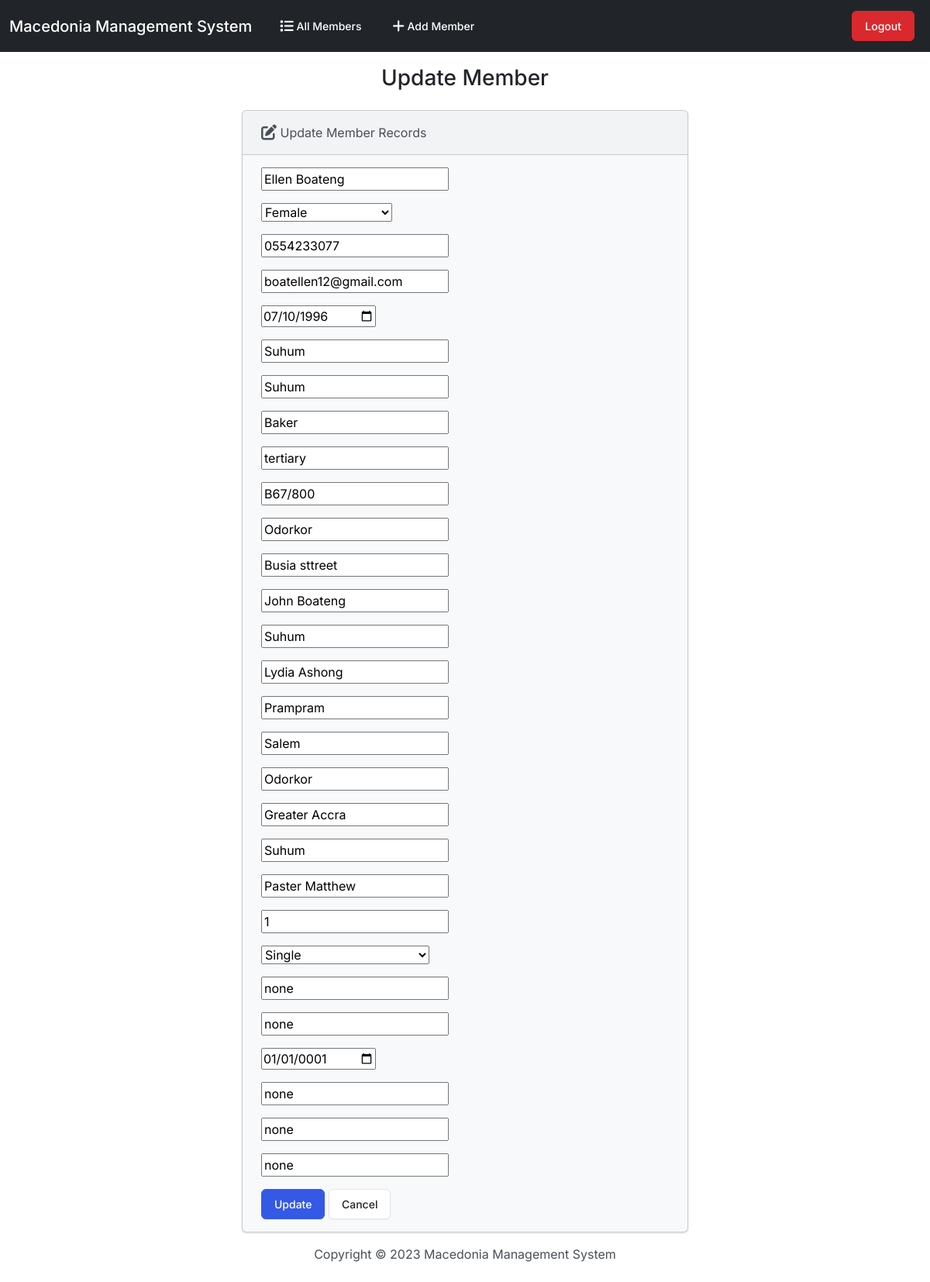
The app's page /edit/4/ (signed in) with its own data.
### members/models.py (models this page shows, shortened)
class Member(models.Model):
    full_name = models.CharField(max_length=200)
    gender = models.CharField(choices=GENDER_CHOICES, max_length=200)
    phone = models.CharField(max_length=10)
    email = models.EmailField(max_length=100)
    date_of_birth = models.DateField()
    place_of_birth = models.CharField(max_length=200, null=True)
    hometown = models.CharField(max_length=200, null=True)
    occupation = models.CharField(max_length=200, null=True)
    educational_background = models.CharField(max_length=200, null=True)
    house_number = models.CharField(max_length=20, null=True)
    residental_area = models.CharField(max_length=200, null=True)
    residental_street = models.CharField(max_length=200, null=True)
    father_name = models.CharField(max_length=200, null=True)
    father_hometown = models.CharField(max_length=200, null=True)
    mother_name = models.CharField(max_length=200, null=True)
    mother_hometown = models.CharField(max_length=200, null=True)
    former_assembly = models.CharField(max_length=200, null=True)
    former_district = models.CharField(max_length=200, null=True)
    former_region_of_district_assembly = models.CharField(
        max_length=200, null=True)
    place_of_baptism = models.CharField(max_length=200, null=True)
    baptismal_officiating_minister = models.CharField(
        max_length=200, null=True)
    zone = models.IntegerField()
    marital_status = models.CharField(
        choices=MARITAL_STATUS, max_length=200)
    marital_officiating_minister = models.CharField(max_length=200, null=True)
    place_of_marriage = models.CharField(max_length=200, null=True)
    year_of_marriage_registered = models.DateField()
    name_of_partner = models.CharField(max_length=200, null=True)
    name_of_denomination_of_partner = models.CharField(
        max_length=200, null=True)
    partner_hometown = models.CharField(max_length=100)

### members/views.py (the view)
# urls.py: path('edit/<int:id>/', views.edit, name='edit'),
@login_required
def edit(request, id):
    if request.method == 'POST':
        member = Member.objects.get(pk=id)
        form = MemberForm(request.POST, instance=member)
        if form.is_valid():
            form.save()
            return render(request, 'members/edit.html', {
                'form': form,
                'success': True
            })
    else:
        member = Member.objects.get(pk=id)
        form = MemberForm(instance=member)
    return render(request, 'members/edit.html', {
        'form': form
    })

### members/forms.py
class MemberForm(forms.ModelForm):
    gender = forms.CharField(widget=forms.Select(choices=(('', 'Select Your Gender'),) + GENDER_CHOICES))
    marital_status = forms.CharField(
        widget=forms.Select(choices=(('', 'Select Your Marital Status'),) + MARITAL_STATUS))
    date_of_birth = forms.DateField(widget=forms.DateInput(attrs={'type': 'date'}))
    year_of_marriage_registered = forms.DateField(widget=forms.DateInput(attrs={'type': 'date'}))
    class Meta:
        model = Member
        fields = ['full_name', 'gender', 'phone', 'email', 'date_of_birth', 'place_of_birth', 'hometown', 'occupation',
                  'educational_background', 'house_number', 'residental_area', 'residental_street', 'father_name',
                  'father_hometown', 'mother_name', 'mother_hometown', 'former_assembly', 'former_district',
                  'former_region_of_district_assembly', 'place_of_baptism', 'baptismal_officiating_minister', 'zone',
                  'marital_status', 'marital_officiating_minister', 'place_of_marriage', 'year_of_marriage_registered',
                  'name_of_partner', 'name_of_denomination_of_partner', 'partner_hometown']

### members/templates/members/edit.html (shortened to what this page needs)
{% extends "members/base.html" %}
{% block body %}
  <h3 class="text-center m-4">Update Member</h3>
  {% if success %}
    <div class="alert alert-success" role="alert">
      The member updated successfully.
      <a href="{% url 'index' %}" class="alert-link">Go to Home Page.</a>
    </div>
  {% else %}
    <div class="row justify-content-center">
      <div class="col-6">
        <div class="card bg-light mb-3">
          <div class="card-header">
            <i class="fa-solid fa-pen-to-square fa-lg"></i> Update Member Records
          </div>
          <div class="card-body">
            <form action="" method="POST">
              {{ form.as_p }}
              <button type="submit" class="btn btn-primary">Update</button>
              <a href="{% url 'index' %}" class="btn btn-secondary">Cancel</a>
            </form>
          </div>
        </div>
      </div>
    </div>
  {% endif %}
{% endblock %}

### records on screen
Member: full_name "Ellen Boateng", gender "Female", phone "0554233077", email "boatellen12@gmail.com", date_of_birth "07/10/1996", place_of_birth "Suhum", hometown "Suhum", occupation "Baker", educational_background "tertiary", house_number "B67/800", residental_area "Odorkor", residental_street "Busia sttreet", father_name "John Boateng", father_hometown "Suhum", mother_name "Lydia Ashong", mother_hometown "Prampram", former_assembly "Salem", former_district "Odorkor", former_region_of_district_assembly "Greater Accra", place_of_baptism "Suhum", baptismal_officiating_minister "Paster Matthew", zone "1", marital_status "Single", marital_officiating_minister "none", place_of_marriage "none", year_of_marriage_registered "01/01/0001", name_of_partner "none", name_of_denomination_of_partner "none", partner_hometown "none"
